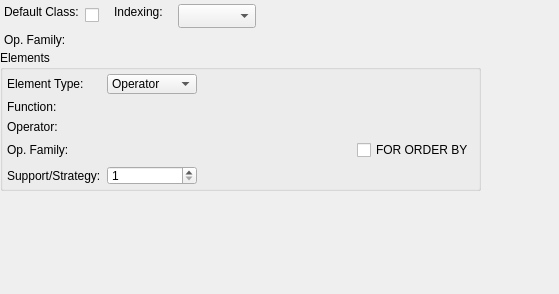
<?xml version="1.0" encoding="UTF-8"?>
<ui version="4.0">
 <class>OperatorClassWidget</class>
 <widget class="QWidget" name="OperatorClassWidget">
  <property name="geometry">
   <rect>
    <x>0</x>
    <y>0</y>
    <width>559</width>
    <height>294</height>
   </rect>
  </property>
  <property name="minimumSize">
   <size>
    <width>0</width>
    <height>0</height>
   </size>
  </property>
  <property name="windowTitle">
   <string>Form</string>
  </property>
  <widget class="QCheckBox" name="def_class_chk">
   <property name="geometry">
    <rect>
     <x>85</x>
     <y>5</y>
     <width>25</width>
     <height>21</height>
    </rect>
   </property>
   <property name="text">
    <string/>
   </property>
  </widget>
  <widget class="QLabel" name="def_class_lbl">
   <property name="geometry">
    <rect>
     <x>4</x>
     <y>4</y>
     <width>91</width>
     <height>16</height>
    </rect>
   </property>
   <property name="sizePolicy">
    <sizepolicy hsizetype="Fixed" vsizetype="Preferred">
     <horstretch>0</horstretch>
     <verstretch>0</verstretch>
    </sizepolicy>
   </property>
   <property name="minimumSize">
    <size>
     <width>90</width>
     <height>0</height>
    </size>
   </property>
   <property name="text">
    <string>Default Class:</string>
   </property>
  </widget>
  <widget class="QLabel" name="indexing_lbl">
   <property name="geometry">
    <rect>
     <x>114</x>
     <y>4</y>
     <width>68</width>
     <height>16</height>
    </rect>
   </property>
   <property name="sizePolicy">
    <sizepolicy hsizetype="Fixed" vsizetype="Preferred">
     <horstretch>0</horstretch>
     <verstretch>0</verstretch>
    </sizepolicy>
   </property>
   <property name="minimumSize">
    <size>
     <width>68</width>
     <height>0</height>
    </size>
   </property>
   <property name="text">
    <string>Indexing:</string>
   </property>
  </widget>
  <widget class="QComboBox" name="indexing_cmb">
   <property name="geometry">
    <rect>
     <x>178</x>
     <y>4</y>
     <width>78</width>
     <height>24</height>
    </rect>
   </property>
  </widget>
  <widget class="QGroupBox" name="elements_grp">
   <property name="geometry">
    <rect>
     <x>0</x>
     <y>50</y>
     <width>481</width>
     <height>141</height>
    </rect>
   </property>
   <property name="title">
    <string>Elements</string>
   </property>
   <layout class="QGridLayout" name="elementos_grid">
    <property name="margin">
     <number>4</number>
    </property>
    <property name="spacing">
     <number>6</number>
    </property>
    <item row="0" column="0">
     <widget class="QLabel" name="elem_type_lbl">
      <property name="text">
       <string>Element Type:</string>
      </property>
     </widget>
    </item>
    <item row="0" column="1">
     <widget class="QComboBox" name="elem_type_cmb">
      <property name="sizePolicy">
       <sizepolicy hsizetype="Expanding" vsizetype="Fixed">
        <horstretch>0</horstretch>
        <verstretch>0</verstretch>
       </sizepolicy>
      </property>
      <item>
       <property name="text">
        <string>Operator</string>
       </property>
      </item>
      <item>
       <property name="text">
        <string>Function</string>
       </property>
      </item>
      <item>
       <property name="text">
        <string>Storage</string>
       </property>
      </item>
     </widget>
    </item>
    <item row="0" column="2" colspan="2">
     <spacer name="horizontalSpacer">
      <property name="orientation">
       <enum>Qt::Horizontal</enum>
      </property>
      <property name="sizeHint" stdset="0">
       <size>
        <width>271</width>
        <height>20</height>
       </size>
      </property>
     </spacer>
    </item>
    <item row="1" column="0">
     <widget class="QLabel" name="function_lbl">
      <property name="text">
       <string>Function:</string>
      </property>
     </widget>
    </item>
    <item row="2" column="0">
     <widget class="QLabel" name="operator_lbl">
      <property name="text">
       <string>Operator:</string>
      </property>
     </widget>
    </item>
    <item row="4" column="0">
     <widget class="QLabel" name="stg_num_lbl">
      <property name="text">
       <string>Support/Strategy:</string>
      </property>
     </widget>
    </item>
    <item row="4" column="1">
     <widget class="QSpinBox" name="stg_num_sb">
      <property name="minimum">
       <number>1</number>
      </property>
     </widget>
    </item>
    <item row="3" column="0">
     <widget class="QLabel" name="elem_family_lbl">
      <property name="text">
       <string>Op. Family:</string>
      </property>
     </widget>
    </item>
    <item row="3" column="3">
     <widget class="QCheckBox" name="for_order_by_chk">
      <property name="sizePolicy">
       <sizepolicy hsizetype="Fixed" vsizetype="Fixed">
        <horstretch>0</horstretch>
        <verstretch>0</verstretch>
       </sizepolicy>
      </property>
      <property name="text">
       <string>FOR ORDER BY</string>
      </property>
     </widget>
    </item>
   </layout>
  </widget>
  <widget class="QLabel" name="family_lbl">
   <property name="geometry">
    <rect>
     <x>4</x>
     <y>32</y>
     <width>68</width>
     <height>16</height>
    </rect>
   </property>
   <property name="minimumSize">
    <size>
     <width>68</width>
     <height>0</height>
    </size>
   </property>
   <property name="text">
    <string>Op. Family:</string>
   </property>
  </widget>
 </widget>
 <resources/>
 <connections/>
</ui>
